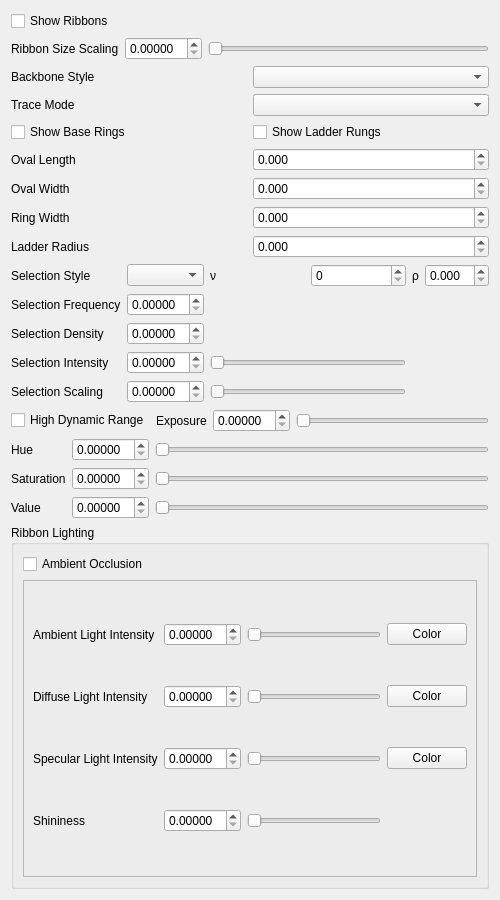
<?xml version="1.0" encoding="UTF-8"?>
<ui version="4.0">
 <class>AppearanceRibbonsDNAForm</class>
 <widget class="QWidget" name="AppearanceRibbonsDNAForm">
  <property name="geometry">
   <rect>
    <x>0</x>
    <y>0</y>
    <width>500</width>
    <height>900</height>
   </rect>
  </property>
  <property name="windowTitle">
   <string>Form</string>
  </property>
  <layout class="QVBoxLayout" name="verticalLayout">
   <item>
    <layout class="QGridLayout" name="gridLayoutScaling">
     <item row="0" column="0">
      <widget class="QCheckBox" name="drawRibbonsCheckBox">
       <property name="text">
        <string>Show Ribbons</string>
       </property>
      </widget>
     </item>
     <item row="1" column="0">
      <widget class="QLabel" name="labelRibbonScale">
       <property name="text">
        <string>Ribbon Size Scaling</string>
       </property>
      </widget>
     </item>
     <item row="1" column="1">
      <widget class="CustomDoubleSpinBox" name="ribbonScaleFactorDoubleSpinBox">
       <property name="keyboardTracking">
        <bool>false</bool>
       </property>
       <property name="decimals">
        <number>5</number>
       </property>
       <property name="singleStep">
        <double>0.100000000000000</double>
       </property>
      </widget>
     </item>
     <item row="1" column="2">
      <widget class="QDoubleSlider" name="ribbonScaleFactorDoubleSlider">
       <property name="orientation">
        <enum>Qt::Horizontal</enum>
       </property>
      </widget>
     </item>
    </layout>
   </item>
   <item>
    <layout class="QGridLayout" name="gridLayoutRepresentation">
     <item row="0" column="0">
      <widget class="QLabel" name="labelBackboneStyle">
       <property name="text">
        <string>Backbone Style</string>
       </property>
      </widget>
     </item>
     <item row="0" column="1">
      <widget class="QComboBox" name="dnaBackboneStyleComboBox"/>
     </item>
     <item row="1" column="0">
      <widget class="QLabel" name="labelTraceMode">
       <property name="text">
        <string>Trace Mode</string>
       </property>
      </widget>
     </item>
     <item row="1" column="1">
      <widget class="QComboBox" name="dnaTraceModeComboBox"/>
     </item>
     <item row="2" column="0">
      <widget class="QCheckBox" name="dnaShowRingsCheckBox">
       <property name="text">
        <string>Show Base Rings</string>
       </property>
      </widget>
     </item>
     <item row="2" column="1">
      <widget class="QCheckBox" name="dnaShowLadderCheckBox">
       <property name="text">
        <string>Show Ladder Rungs</string>
       </property>
      </widget>
     </item>
     <item row="3" column="0">
      <widget class="QLabel" name="labelOvalLength">
       <property name="text">
        <string>Oval Length</string>
       </property>
      </widget>
     </item>
     <item row="3" column="1">
      <widget class="CustomDoubleSpinBox" name="dnaOvalLengthDoubleSpinBox">
       <property name="decimals">
        <number>3</number>
       </property>
       <property name="singleStep">
        <double>0.050000000000000</double>
       </property>
      </widget>
     </item>
     <item row="4" column="0">
      <widget class="QLabel" name="labelOvalWidth">
       <property name="text">
        <string>Oval Width</string>
       </property>
      </widget>
     </item>
     <item row="4" column="1">
      <widget class="CustomDoubleSpinBox" name="dnaOvalWidthDoubleSpinBox">
       <property name="decimals">
        <number>3</number>
       </property>
       <property name="singleStep">
        <double>0.050000000000000</double>
       </property>
      </widget>
     </item>
     <item row="5" column="0">
      <widget class="QLabel" name="labelRingWidth">
       <property name="text">
        <string>Ring Width</string>
       </property>
      </widget>
     </item>
     <item row="5" column="1">
      <widget class="CustomDoubleSpinBox" name="dnaRingWidthDoubleSpinBox">
       <property name="decimals">
        <number>3</number>
       </property>
       <property name="singleStep">
        <double>0.050000000000000</double>
       </property>
      </widget>
     </item>
     <item row="6" column="0">
      <widget class="QLabel" name="labelLadderRadius">
       <property name="text">
        <string>Ladder Radius</string>
       </property>
      </widget>
     </item>
     <item row="6" column="1">
      <widget class="CustomDoubleSpinBox" name="dnaLadderRadiusDoubleSpinBox">
       <property name="decimals">
        <number>3</number>
       </property>
       <property name="singleStep">
        <double>0.050000000000000</double>
       </property>
      </widget>
     </item>
    </layout>
   </item>
   <item>
    <layout class="QGridLayout" name="gridLayoutSelection">
     <item row="0" column="0">
      <widget class="QLabel" name="labelSelectionStyle">
       <property name="text">
        <string>Selection Style</string>
       </property>
      </widget>
     </item>
     <item row="0" column="1">
      <widget class="QComboBox" name="ribbonSelectionStyleComboBox"/>
     </item>
     <item row="0" column="2">
      <layout class="QHBoxLayout" name="horizontalLayoutNu">
       <item>
        <widget class="QLabel" name="labelNu">
         <property name="text">
          <string>ν</string>
         </property>
        </widget>
       </item>
       <item>
        <widget class="CustomDoubleSpinBox" name="ribbonSelectionStyleNuDoubleSpinBox">
         <property name="decimals">
          <number>0</number>
         </property>
        </widget>
       </item>
      </layout>
     </item>
     <item row="0" column="3">
      <layout class="QHBoxLayout" name="horizontalLayoutRho">
       <item>
        <widget class="QLabel" name="labelRho">
         <property name="text">
          <string>ρ</string>
         </property>
        </widget>
       </item>
       <item>
        <widget class="CustomDoubleSpinBox" name="ribbonSelectionStyleRhoDoubleSpinBox">
         <property name="decimals">
          <number>3</number>
         </property>
        </widget>
       </item>
      </layout>
     </item>
     <item row="1" column="0">
      <widget class="QLabel" name="labelSelectionFrequency">
       <property name="text">
        <string>Selection Frequency</string>
       </property>
      </widget>
     </item>
     <item row="1" column="1">
      <widget class="CustomDoubleSpinBox" name="ribbonSelectionFrequencyDoubleSpinBox">
       <property name="decimals">
        <number>5</number>
       </property>
      </widget>
     </item>
     <item row="2" column="0">
      <widget class="QLabel" name="labelSelectionDensity">
       <property name="text">
        <string>Selection Density</string>
       </property>
      </widget>
     </item>
     <item row="2" column="1">
      <widget class="CustomDoubleSpinBox" name="ribbonSelectionDensityDoubleSpinBox">
       <property name="decimals">
        <number>5</number>
       </property>
      </widget>
     </item>
     <item row="3" column="0">
      <widget class="QLabel" name="labelSelectionIntensity">
       <property name="text">
        <string>Selection Intensity</string>
       </property>
      </widget>
     </item>
     <item row="3" column="1">
      <widget class="CustomDoubleSpinBox" name="ribbonSelectionIntensityDoubleSpinBox">
       <property name="decimals">
        <number>5</number>
       </property>
      </widget>
     </item>
     <item row="3" column="2">
      <widget class="QDoubleSlider" name="ribbonSelectionIntensityDoubleSlider">
       <property name="orientation">
        <enum>Qt::Horizontal</enum>
       </property>
      </widget>
     </item>
     <item row="4" column="0">
      <widget class="QLabel" name="labelSelectionScaling">
       <property name="text">
        <string>Selection Scaling</string>
       </property>
      </widget>
     </item>
     <item row="4" column="1">
      <widget class="CustomDoubleSpinBox" name="ribbonSelectionScalingDoubleSpinBox">
       <property name="decimals">
        <number>5</number>
       </property>
      </widget>
     </item>
     <item row="4" column="2">
      <widget class="QDoubleSlider" name="ribbonSelectionScalingDoubleSlider">
       <property name="orientation">
        <enum>Qt::Horizontal</enum>
       </property>
      </widget>
     </item>
    </layout>
   </item>
   <item>
    <layout class="QVBoxLayout" name="verticalLayoutHDR">
     <item>
      <layout class="QHBoxLayout" name="horizontalLayoutHDR">
       <item>
        <widget class="QCheckBox" name="ribbonHighDynamicRangeCheckBox">
         <property name="text">
          <string>High Dynamic Range</string>
         </property>
        </widget>
       </item>
       <item>
        <widget class="QLabel" name="labelExposure">
         <property name="text">
          <string>Exposure</string>
         </property>
        </widget>
       </item>
       <item>
        <widget class="CustomDoubleSpinBox" name="ribbonHDRExposureDoubleSpinBox">
         <property name="keyboardTracking">
          <bool>false</bool>
         </property>
         <property name="decimals">
          <number>5</number>
         </property>
        </widget>
       </item>
       <item>
        <widget class="QDoubleSlider" name="ribbonHDRExposureDoubleSlider">
         <property name="orientation">
          <enum>Qt::Horizontal</enum>
         </property>
        </widget>
       </item>
      </layout>
     </item>
     <item>
      <layout class="QGridLayout" name="gridLayoutHSV">
       <item row="0" column="0">
        <widget class="QLabel" name="labelHue">
         <property name="text">
          <string>Hue</string>
         </property>
        </widget>
       </item>
       <item row="0" column="1">
        <widget class="CustomDoubleSpinBox" name="ribbonHueDoubleSpinBox">
         <property name="keyboardTracking">
          <bool>false</bool>
         </property>
         <property name="decimals">
          <number>5</number>
         </property>
        </widget>
       </item>
       <item row="0" column="2">
        <widget class="QDoubleSlider" name="ribbonHueDoubleSlider">
         <property name="orientation">
          <enum>Qt::Horizontal</enum>
         </property>
        </widget>
       </item>
       <item row="1" column="0">
        <widget class="QLabel" name="labelSaturation">
         <property name="text">
          <string>Saturation</string>
         </property>
        </widget>
       </item>
       <item row="1" column="1">
        <widget class="CustomDoubleSpinBox" name="ribbonSaturationDoubleSpinBox">
         <property name="keyboardTracking">
          <bool>false</bool>
         </property>
         <property name="decimals">
          <number>5</number>
         </property>
        </widget>
       </item>
       <item row="1" column="2">
        <widget class="QDoubleSlider" name="ribbonSaturationDoubleSlider">
         <property name="orientation">
          <enum>Qt::Horizontal</enum>
         </property>
        </widget>
       </item>
       <item row="2" column="0">
        <widget class="QLabel" name="labelValue">
         <property name="text">
          <string>Value</string>
         </property>
        </widget>
       </item>
       <item row="2" column="1">
        <widget class="CustomDoubleSpinBox" name="ribbonValueDoubleSpinBox">
         <property name="keyboardTracking">
          <bool>false</bool>
         </property>
         <property name="decimals">
          <number>5</number>
         </property>
        </widget>
       </item>
       <item row="2" column="2">
        <widget class="QDoubleSlider" name="ribbonValueDoubleSlider">
         <property name="orientation">
          <enum>Qt::Horizontal</enum>
         </property>
        </widget>
       </item>
      </layout>
     </item>
    </layout>
   </item>
   <item>
    <widget class="QGroupBox" name="ribbonLightingGroupBox">
     <property name="title">
      <string>Ribbon Lighting</string>
     </property>
     <layout class="QVBoxLayout" name="verticalLayoutLighting">
      <item>
       <widget class="QCheckBox" name="ribbonAmbientOcclusionCheckBox">
        <property name="text">
         <string>Ambient Occlusion</string>
        </property>
       </widget>
      </item>
      <item>
       <widget class="QFrame" name="ribbonLightingFrame">
        <property name="frameShape">
         <enum>QFrame::StyledPanel</enum>
        </property>
        <property name="frameShadow">
         <enum>QFrame::Raised</enum>
        </property>
        <layout class="QGridLayout" name="gridLayoutLighting">
         <item row="0" column="0">
          <widget class="QLabel" name="labelAmbient">
           <property name="text">
            <string>Ambient Light Intensity</string>
           </property>
          </widget>
         </item>
         <item row="0" column="1">
          <widget class="CustomDoubleSpinBox" name="ribbonAmbientIntensityDoubleSpinBox">
           <property name="keyboardTracking">
            <bool>false</bool>
           </property>
           <property name="decimals">
            <number>5</number>
           </property>
          </widget>
         </item>
         <item row="0" column="2">
          <widget class="QDoubleSlider" name="ribbonAmbientIntensityDoubleSlider">
           <property name="orientation">
            <enum>Qt::Horizontal</enum>
           </property>
          </widget>
         </item>
         <item row="0" column="3">
          <widget class="SelectColorButton" name="ribbonAmbientColorPushButton">
           <property name="text">
            <string>Color</string>
           </property>
          </widget>
         </item>
         <item row="1" column="0">
          <widget class="QLabel" name="labelDiffuse">
           <property name="text">
            <string>Diffuse Light Intensity</string>
           </property>
          </widget>
         </item>
         <item row="1" column="1">
          <widget class="CustomDoubleSpinBox" name="ribbonDiffuseIntensityDoubleSpinBox">
           <property name="keyboardTracking">
            <bool>false</bool>
           </property>
           <property name="decimals">
            <number>5</number>
           </property>
          </widget>
         </item>
         <item row="1" column="2">
          <widget class="QDoubleSlider" name="ribbonDiffuseIntensityDoubleSlider">
           <property name="orientation">
            <enum>Qt::Horizontal</enum>
           </property>
          </widget>
         </item>
         <item row="1" column="3">
          <widget class="SelectColorButton" name="ribbonDiffuseColorPushButton">
           <property name="text">
            <string>Color</string>
           </property>
          </widget>
         </item>
         <item row="2" column="0">
          <widget class="QLabel" name="labelSpecular">
           <property name="text">
            <string>Specular Light Intensity</string>
           </property>
          </widget>
         </item>
         <item row="2" column="1">
          <widget class="CustomDoubleSpinBox" name="ribbonSpecularIntensityDoubleSpinBox">
           <property name="keyboardTracking">
            <bool>false</bool>
           </property>
           <property name="decimals">
            <number>5</number>
           </property>
          </widget>
         </item>
         <item row="2" column="2">
          <widget class="QDoubleSlider" name="ribbonSpecularIntensityDoubleSlider">
           <property name="orientation">
            <enum>Qt::Horizontal</enum>
           </property>
          </widget>
         </item>
         <item row="2" column="3">
          <widget class="SelectColorButton" name="ribbonSpecularColorPushButton">
           <property name="text">
            <string>Color</string>
           </property>
          </widget>
         </item>
         <item row="3" column="0">
          <widget class="QLabel" name="labelShininess">
           <property name="text">
            <string>Shininess</string>
           </property>
          </widget>
         </item>
         <item row="3" column="1">
          <widget class="CustomDoubleSpinBox" name="ribbonShininessDoubleSpinBox">
           <property name="keyboardTracking">
            <bool>false</bool>
           </property>
           <property name="decimals">
            <number>5</number>
           </property>
          </widget>
         </item>
         <item row="3" column="2">
          <widget class="QDoubleSlider" name="ribbonShininessDoubleSlider">
           <property name="orientation">
            <enum>Qt::Horizontal</enum>
           </property>
          </widget>
         </item>
        </layout>
       </widget>
      </item>
     </layout>
    </widget>
   </item>
  </layout>
 </widget>
 <customwidgets>
  <customwidget>
   <class>CustomDoubleSpinBox</class>
   <extends>QDoubleSpinBox</extends>
   <header>customdoublespinbox.h</header>
  </customwidget>
  <customwidget>
   <class>QDoubleSlider</class>
   <extends>QSlider</extends>
   <header>qdoubleslider.h</header>
  </customwidget>
  <customwidget>
   <class>SelectColorButton</class>
   <extends>QPushButton</extends>
   <header>selectcolorbutton.h</header>
  </customwidget>
 </customwidgets>
 <resources/>
 <connections/>
</ui>
